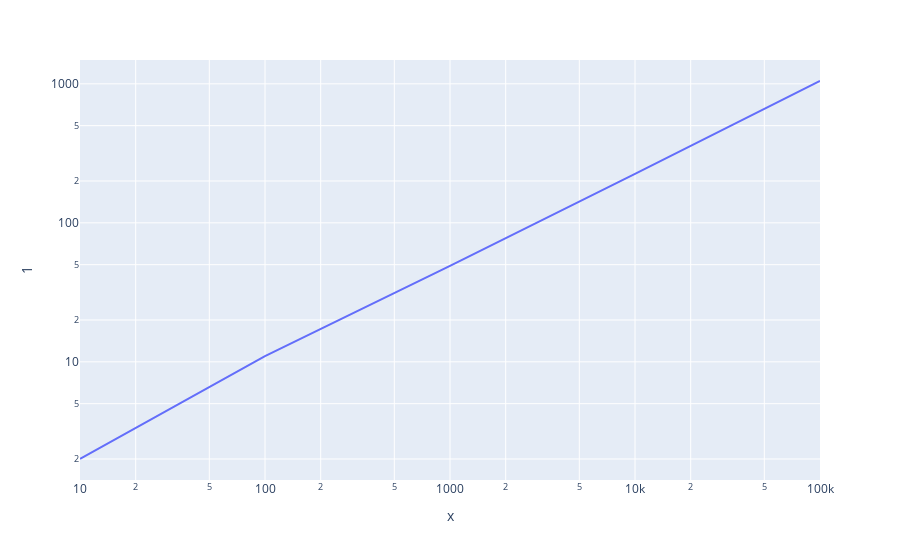

The notebook cell this image was saved under:
### Code cell
df = iterations_df.iloc[0:5,1:2]
df = df.assign(x=points_set)

fig = px.line(df, x='x', y='1', log_x=True, log_y=True)
fig.show()

### Figure 1 — Plotly figure (JSON) as saved in the notebook; plotly's stock layout.template omitted (floating-point values rounded to 4 significant figures)
{"data": [{"hovertemplate": "x=%{x}<br>1=%{y}<extra></extra>", "legendgroup": "", "line": {"color": "#636efa", "dash": "solid"}, "marker": {"symbol": "circle"}, "mode": "lines", "name": "", "orientation": "h", "showlegend": false, "type": "scatter", "x": [100000, 10000, 1000, 100, 10], "xaxis": "x", "y": [1048, 225, 49, 11, 2], "yaxis": "y"}], "layout": {"legend": {"tracegroupgap": 0}, "margin": {"t": 60}, "xaxis": {"anchor": "y", "domain": [0, 1], "title": {"text": "x"}, "type": "log"}, "yaxis": {"anchor": "x", "domain": [0, 1], "title": {"text": "1"}, "type": "log"}}}
